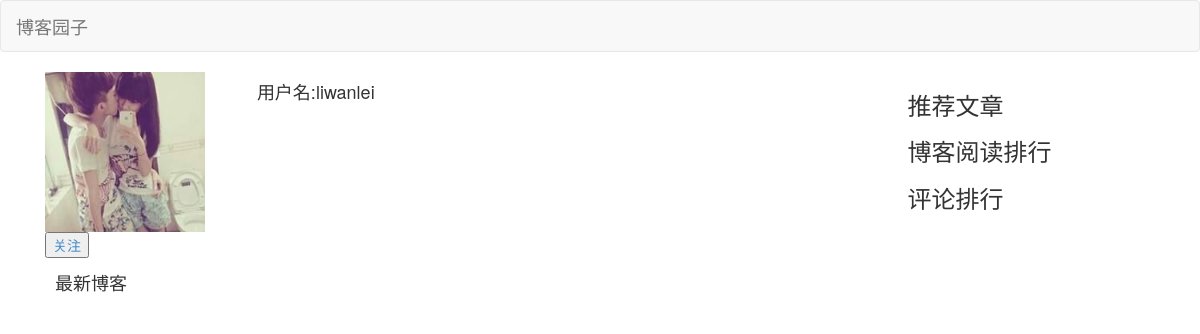
Before: /zhongxi/1/ with the older database file.
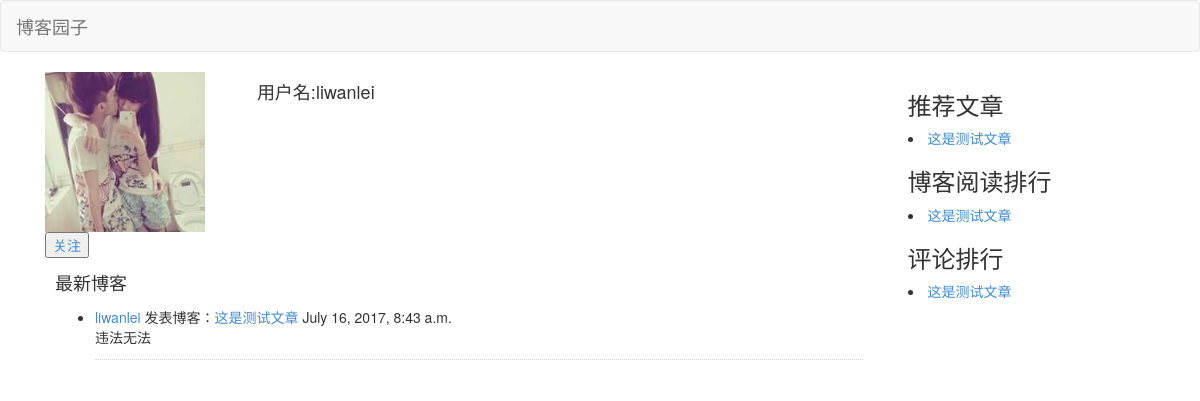
After: the same page with the newer database file.
### blog/models.py (models this page shows, shortened)
class Article(models.Model):
    title=models.CharField(u'文章标题',max_length=50)
    desc=models.CharField(u'文章描述',max_length=50)
    content=models.TextField(u'文章内容')
    click_count=models.IntegerField(u'点击次数',default=0)
    date_publish=models.DateTimeField(u'发布时间',auto_now_add=True)
    is_recommend=models.BooleanField(u'是否推荐',default=False)
    users=models.ForeignKey(User)
    categorys=models.ForeignKey(Catagory)
    tag=models.ManyToManyField(Tag)
    objects=ArticleManager()
    class Meta:
        verbose_name = u'文章'
        verbose_name_plural = verbose_name
        ordering=['-date_publish']
    def __str__(self) :
        return self.title

class User(AbstractUser):
    avatar=models.ImageField(upload_to='vaatar/%Y/%m',default='vaatar/default/pang')
    qq=models.CharField(u'qq号码', max_length=20,blank=True)
    mobile=models.CharField(u'手机号',max_length=11,blank=True,null=True,unique=True)
    class Meta:
        verbose_name = u'用户'
        verbose_name_plural = verbose_name
        ordering=['-id']
    def __str__(self) :
        return self.username

### blog/views.py (the view)
# urls.py: url(r'^zhongxi/(?P<id>\d+)/$', ZhongxinView.as_view(),name='zhongxin'),
class ZhongxinView(View):
    def get(self,request,id):
        user=User.objects.get(id=str(id))
        post_list=Article.objects.filter(users__username=user)
        readlist=post_list.order_by('-click_count')[0:5]
        me=Article.objects.filter(is_recommend=True)
        tuijian_list=me.filter(users__username=user)
        return render(request,'geren.html',{'user':user,"post_list":post_list,'readlist':readlist,'tuijian_list':tuijian_list})

### templates/geren.html (shortened to what this page needs)
<!DOCTYPE html>
<html>
<head>
	{% load staticfiles %}
    <link rel="stylesheet" href="{% static 'css/bootstrap.min.css' %}">
    <link rel="stylesheet" type="text/css" href="{% static 'css/common.css' %}">
</head>
<body>
<nav class="navbar navbar-default" role="navigation">
	<div class="container-fluid">
	<div class="navbar-header">
		<a class="navbar-brand" href="/">博客园子</a>
	</div>
        </div>
</nav>
<div class="container">
	<div class="row">
		<div class="col-md-9">
		  <div class="container-fluid">
		  	<div class="row">
		  		<div class="col-xs-6 col-md-3">
     		 	<img src="..\static\touxiang\2.jpg" height="160" width="160" >
		  		</div>
		  		<div class="col-md-9">
		  			<div>
		  				<h4>用户名:{{ user }}</h4>
		  			</div>
		  		</div>
		  	</div>
		  	<div  class="gedui">
                {% if use1 %}
                  <button href="">已关注</button>
                {% else %}
                <a>
                   <button href="">关注</button>
                  {% endif %}
                </a>
		  	</div>
		  	<div class="feed_block">
		  		<h4>最新博客</h4>
		  		<ul id="feed_list">
		  		{% for list in post_list %}
        <li class="feed_item">
        <div class="feed_body" >
        <div class="feed_title">
        <a href="#" class="feed_author">{{list.users}}</a> 发表博客：<a href="{% url 'detail' id=list.id %}" target="_blank">{{list.title}}</a>
          <span class="feed_date">{{ list.date_publish }}</span></div>
          <div class="feed_desc">{{ list.desc }}
          </div>
          </div>
        </li></li>
		{% endfor %}
          </ul>
		  	</div>
		  </div>
		</div>
		<div class="col-md-3">
        <div>
        <h3>推荐文章</h3>
            {% for tuijian in tuijian_list %}
		 <li><a href="{% url 'detail' id=tuijian.id %}">{{ tuijian }}</a></li>
            {% endfor %}
		</div>
		<div>
		<h3>博客阅读排行</h3>
            {% for read in readlist %}
		 <li><a href="{% url 'detail' id=read.id %}">{{ read }}</a></li>
            {% endfor %}
		</div>
		<div>
			<h3>评论排行</h3>
            {% for read in readlist %}
		 <li><a href="{% url 'detail' id=read.id %}">{{ read }}</a></li>
            {% endfor %}
		</div>
		</div>
</div>
</div>
</body>
</html>

Changed rows visible on the page:
added Article: users "liwanlei", title "这是测试文章", date_publish "July 16, 2017, 8:43 a.m.", desc "违法无法"
